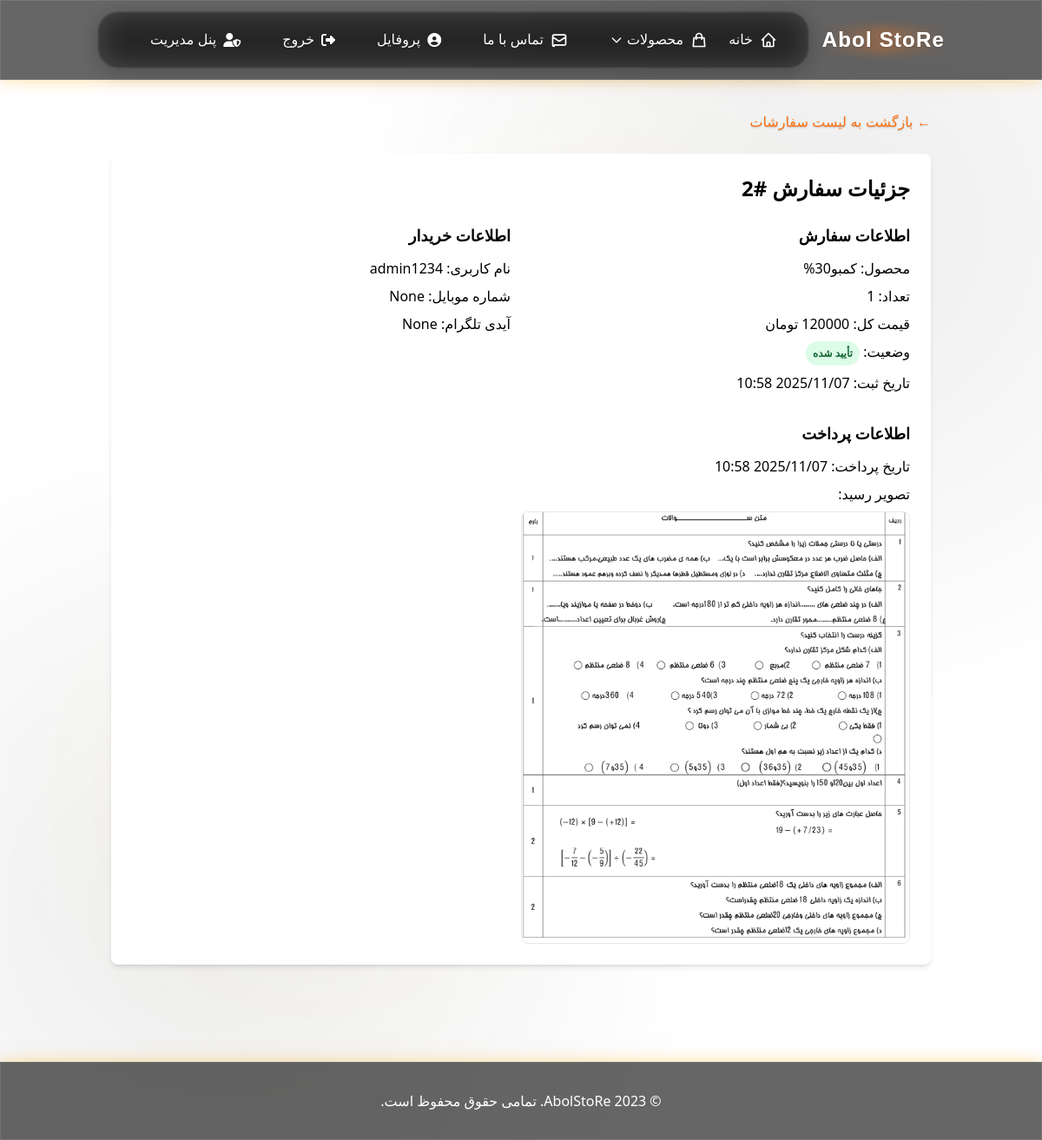
Screenshot of /orders/admin/2/ (signed in) with the database file from the repository.
### apps/orders/models.py (models this page shows, shortened)
class Order(models.Model):
    STATUS_CHOICES = (
        ('pending', 'ثبت شده'),
        ('waiting', 'در انتظار تأیید'),
        ('confirmed', 'تأیید شده'),
        ('rejected', 'رد شده'),
        ('delivered', 'تحویل شده'),
    )
    user = models.ForeignKey(settings.AUTH_USER_MODEL, on_delete=models.CASCADE, related_name='orders', verbose_name=_('کاربر'))
    product = models.ForeignKey(Product, on_delete=models.CASCADE, related_name='orders', verbose_name=_('محصول'))
    quantity = models.PositiveIntegerField(_('تعداد'), default=1)
    total_price = models.PositiveIntegerField(_('قیمت کل (تومان)'))
    status = models.CharField(_('وضعیت'), max_length=20, choices=STATUS_CHOICES, default='pending')
    referral_code = models.CharField(_('کد معرف'), max_length=50, blank=True, null=True)
    created_at = models.DateTimeField(_('تاریخ ایجاد'), auto_now_add=True)
    updated_at = models.DateTimeField(_('تاریخ بروزرسانی'), auto_now=True)
    class Meta:
        verbose_name = _('سفارش')
        verbose_name_plural = _('سفارشات')
        ordering = ['-created_at']

class Payment(models.Model):
    order = models.OneToOneField(Order, on_delete=models.CASCADE, related_name='payment', verbose_name=_('سفارش'))
    receipt = models.FileField(_('رسید پرداخت'), upload_to=get_receipt_upload_path)
    card_number = models.CharField(_('شماره کارت مقصد'), max_length=20)
    is_verified = models.BooleanField(_('تأیید شده'), default=False)
    verified_by = models.ForeignKey(settings.AUTH_USER_MODEL, on_delete=models.SET_NULL, null=True, blank=True, related_name='verified_payments', verbose_name=_('تأیید کننده'))
    verified_at = models.DateTimeField(_('تاریخ تأیید'), null=True, blank=True)
    created_at = models.DateTimeField(_('تاریخ ایجاد'), auto_now_add=True)
    class Meta:
        verbose_name = _('پرداخت')
        verbose_name_plural = _('پرداخت‌ها')

### apps/store/models.py (models this page shows, shortened)
class Product(models.Model):
    GUARANTEE_CHOICES = (
        ('metaK', 'متیک'),
        ('legend', 'لجند'),
        ('supertash', 'سوپرتاش'),
    )
    category = models.ForeignKey(Category, on_delete=models.SET_NULL, null=True, blank=True, related_name='products', verbose_name=_('دسته بندی'))
    name = models.CharField(_('نام محصول'), max_length=200)
    slug = models.SlugField(_('اسلاگ'), max_length=200, unique=True, allow_unicode=True)
    description = models.TextField(_('توضیحات'))
    price = models.PositiveIntegerField(_('قیمت (تومان)'))
    guarantee_type = models.CharField(_('نوع تضمین'), max_length=20, choices=GUARANTEE_CHOICES)
    stock = models.PositiveIntegerField(_('تعداد موجودی (پارت)'), default=1)
    image = models.ImageField(_('تصویر محصول'), upload_to='products/', blank=True, null=True)
    webp_image = models.ImageField(_('تصویر WebP محصول'), upload_to='products/webp/', blank=True, null=True)
    is_active = models.BooleanField(_('فعال'), default=True)
    created_at = models.DateTimeField(_('تاریخ ایجاد'), auto_now_add=True)
    updated_at = models.DateTimeField(_('تاریخ بروزرسانی'), auto_now=True)
    sales_count = models.PositiveIntegerField(_('تعداد فروش'), default=0)
    class Meta:
        verbose_name = _('محصول')
        verbose_name_plural = _('محصولات')
        ordering = ['-created_at']

### apps/accounts/models.py (models this page shows, shortened)
class User(AbstractUser):
    full_name = models.CharField(_('نام کامل'), max_length=150, blank=True)
    phone_number = models.CharField(_('شماره موبایل'), max_length=15, blank=True, null=True, unique=True)
    telegram_id = models.CharField(_('آیدی تلگرام'), max_length=100, blank=True, null=True, unique=True)
    accepted_terms = models.BooleanField(_('پذیرش قوانین'), default=False)
    class Meta:
        verbose_name = _('کاربر')
        verbose_name_plural = _('کاربران')

### apps/orders/views.py (the view, shortened to what this page needs)
# urls.py: path('admin/<int:order_id>/', views.admin_order_detail, name='admin_order_detail'),
@login_required
def admin_order_detail(request, order_id):
    if not request.user.is_staff:
        messages.error(request, 'شما دسترسی به این بخش را ندارید.')
        return redirect('store:home')
    order = get_object_or_404(Order, id=order_id)
    return render(request, 'orders/admin/order_detail.html', {'order': order})

### apps/store/urls.py (called while the page is built)
    def to_url(self, value):
        return value

### config/context_processors.py (called while the page is built)
def cart_count(request):
    cart_count = 0
    if request.user.is_authenticated:
        cart_count = Order.objects.filter(
            user=request.user,
            status__in=['pending', 'waiting']
        ).count()
    return {'cart_count': cart_count}

def categories_context(request):
    categories = Category.objects.filter(is_active=True).order_by('name')
    return {'categories': categories}

### frontend/templates/orders/admin/order_detail.html (shortened to what this page needs)
{% extends 'base.html' %}
{% load humanize %}
{% block content %}
<div class="container mx-auto px-4 py-8">
    <div class="mb-6">
        <a href="{% url 'orders:admin_order_list' %}" class="text-orange-500 hover:text-orange-700">
            &larr; بازگشت به لیست سفارشات
        </a>
    </div>
    <div class="bg-white rounded-lg shadow-md p-6">
        <h1 class="text-2xl font-bold text-navy-700 mb-6">جزئیات سفارش #{{ order.id }}</h1>
        <div class="grid grid-cols-1 md:grid-cols-2 gap-6">
            <div>
                <h2 class="text-lg font-semibold mb-3">اطلاعات سفارش</h2>
                <div class="space-y-2">
                    <p><span class="font-medium">محصول:</span> {{ order.product.name }}</p>
                    <p><span class="font-medium">تعداد:</span> {{ order.quantity }}</p>
                    <p><span class="font-medium">قیمت کل:</span> {{ order.total_price|floatformat:0|intcomma }} تومان</p>
                    <p><span class="font-medium">وضعیت:</span>
                        <span class="px-2 py-1 inline-flex text-xs leading-5 font-semibold rounded-full
                            {% if order.status == 'pending' %}bg-yellow-100 text-yellow-800
                            {% elif order.status == 'waiting' %}bg-blue-100 text-blue-800
                            {% elif order.status == 'confirmed' %}bg-green-100 text-green-800
                            {% elif order.status == 'rejected' %}bg-red-100 text-red-800
                            {% endif %}">
                            {{ order.get_status_display }}
                        </span>
                    </p>
                    <p><span class="font-medium">تاریخ ثبت:</span> {{ order.created_at|date:"Y/m/d H:i" }}</p>
                </div>
            </div>
            <div>
                <h2 class="text-lg font-semibold mb-3">اطلاعات خریدار</h2>
                <div class="space-y-2">
                    <p><span class="font-medium">نام کاربری:</span> {{ order.user.username }}</p>
                    <p><span class="font-medium">شماره موبایل:</span> {{ order.user.phone_number }}</p>
                    <p><span class="font-medium">آیدی تلگرام:</span> {{ order.user.telegram_id }}</p>
                </div>
            </div>
        </div>
        {% if order.payment %}
        <div class="mt-8">
            <h2 class="text-lg font-semibold mb-3">اطلاعات پرداخت</h2>
            <div class="space-y-2">
                <p><span class="font-medium">تاریخ پرداخت:</span> {{ order.payment.created_at|date:"Y/m/d H:i" }}</p>
                <div class="mt-4">
                    <p class="font-medium mb-2">تصویر رسید:</p>
                    <a href="{{ order.payment.receipt.url }}" target="_blank" class="block">
                        <img src="{{ order.payment.receipt.url }}" alt="رسید پرداخت" class="max-w-md rounded-lg border border-gray-200">
                    </a>
                </div>
            </div>
        </div>
        {% endif %}
    </div>
</div>
{% endblock %}

### rows the page displays
Order: id "2", product.name "کمبو30%", quantity "1", status "تأیید شده", created_at "2025/11/07 10:58", user.username "admin1234", user.phone_number "None", user.telegram_id "None", payment.created_at "2025/11/07 10:58", payment.receipt (picture)
